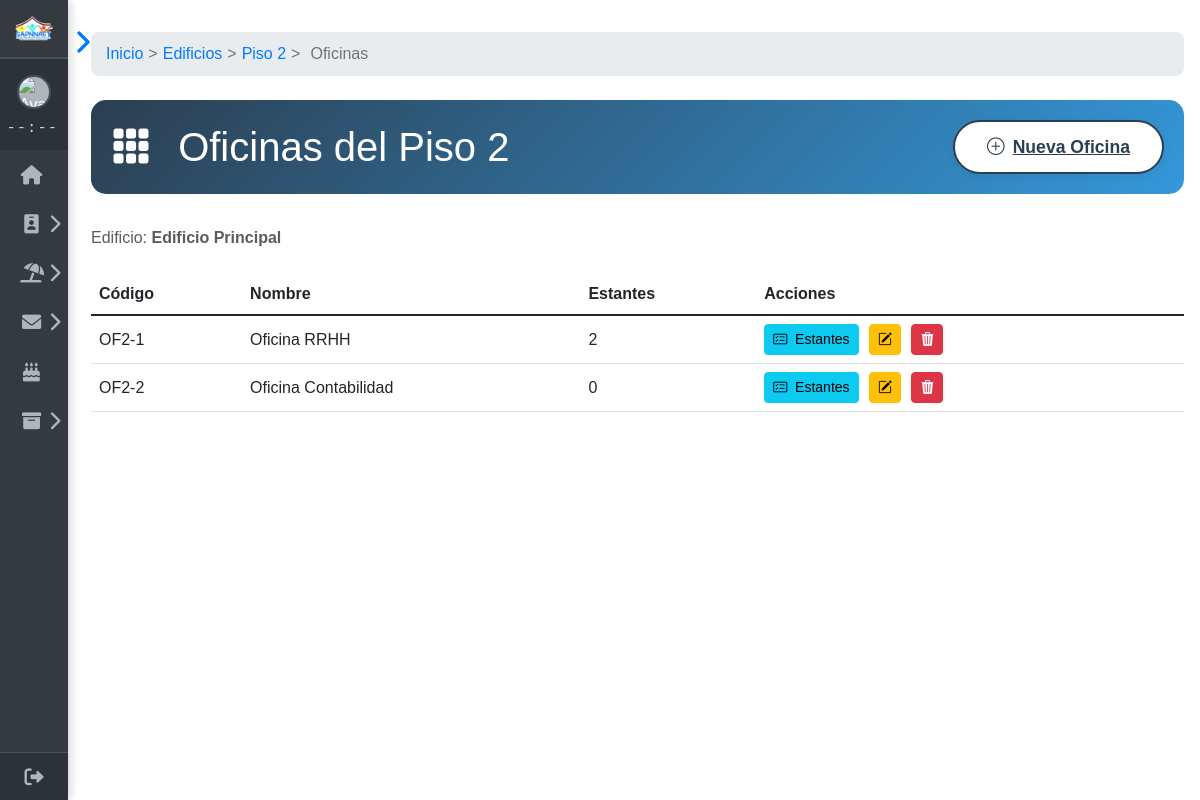
The page /inicio/Archivero/ubicaciones/oficinas.php?piso_id=2 on the database its author committed.
### tables this page shows
CREATE TABLE `pisos` (
  `id` int NOT NULL AUTO_INCREMENT,
  `edificio_id` int NOT NULL,
  `numero` varchar(10) NOT NULL,
  `descripcion` varchar(100) DEFAULT NULL,
  PRIMARY KEY (`id`),
  KEY `edificio_id` (`edificio_id`)
);

CREATE TABLE `edificios` (
  `id` int NOT NULL AUTO_INCREMENT,
  `nombre` varchar(50) NOT NULL,
  `direccion` text,
  PRIMARY KEY (`id`)
);

CREATE TABLE `oficinas` (
  `id` int NOT NULL AUTO_INCREMENT,
  `piso_id` int NOT NULL,
  `codigo` varchar(20) NOT NULL,
  `nombre` varchar(50) DEFAULT NULL,
  PRIMARY KEY (`id`),
  KEY `piso_id` (`piso_id`)
);

### inicio/Archivero/funciones.php (called while the page is built, shortened)
<?php
function obtenerPiso($id) {
    global $conexion;
    $stmt = $conexion->prepare("SELECT * FROM pisos WHERE id = ?");
    $stmt->bind_param('i', $id);
    $stmt->execute();
    $result = $stmt->get_result();
    return $result->fetch_assoc() ?? die("Piso no encontrado");
}
?>

### inicio/Archivero/conexion_archivero.php (called while the page is built, shortened)
<?php
$servidor = "localhost";
$usuario = "root";
$contraseña = "";
$basedatos = "rrhh";
$conexion = new mysqli($servidor, $usuario, $contraseña, $basedatos);
function obtenerEdificio($id) {
    global $conexion;
    $stmt = $conexion->prepare("SELECT * FROM edificios WHERE id = ?");
    $stmt->bind_param('i', $id);
    $stmt->execute();
    $result = $stmt->get_result();
    return $result->fetch_assoc() ?? die("Edificio no encontrado");
}
?>

### inicio/Archivero/ubicaciones/oficinas.php (the view, shortened to what this page needs)
<?php
require('../conexion_archivero.php');
require('../funciones.php');
$piso_id = $_GET['piso_id'];
$piso = obtenerPiso($piso_id);
$edificio = obtenerEdificio($piso['edificio_id']);
$query = "SELECT o.*,
            (SELECT COUNT(*) FROM estantes WHERE oficina_id = o.id) AS total_estantes
          FROM oficinas o
          WHERE o.piso_id = ?
          ORDER BY o.codigo";
$stmt = $conexion->prepare($query);
$stmt->bind_param('i', $piso_id);
$stmt->execute();
$result = $stmt->get_result();
require $_SERVER['DOCUMENT_ROOT']."/proyecto/inicio/sidebar.php";
?>
<!DOCTYPE html>
<html lang="es">
<head>
    <link href="https://cdn.jsdelivr.net/npm/bootstrap@5.1.3/dist/css/bootstrap.min.css" rel="stylesheet">
    <link rel="stylesheet" href="https://cdn.jsdelivr.net/npm/bootstrap-icons@1.11.3/font/bootstrap-icons.min.css">
    <link href="https://cdnjs.cloudflare.com/ajax/libs/font-awesome/6.0.0-beta3/css/all.min.css" rel="stylesheet">
</head>
<body>
    <?php include $_SERVER['DOCUMENT_ROOT']."/proyecto/inicio/sidebar.php"; ?>
    <div class="main-content" id="main-content">
        <div class="breadcrumbs">
            <a href="../mostrar_archivos.php">Inicio</a>
            <span>&gt;</span>
            <a href="index.php">Edificios</a>
            <span>&gt;</span>
            <a href="pisos.php?edificio_id=<?= $edificio['id'] ?>">Piso <?= $piso['numero'] ?></a>
            <span>&gt;</span>
            <span>Oficinas</span>
        </div>
        <div class="header-section">
            <h1 class="mb-0">
                <i class="bi bi-grid-3x3-gap-fill me-3"></i> Oficinas del Piso <?= $piso['numero'] ?>
            </h1>
            <a href="forms/oficina_form.php?piso_id=<?= $piso_id ?>" class="btn-add-new">
                <i class="bi bi-plus-circle me-2"></i>Nueva Oficina
            </a>
        </div>
        <p class="text-muted mb-4">Edificio: <strong><?= htmlspecialchars($edificio['nombre']) ?></strong></p>
        <div class="table-responsive">
            <table class="table table-hover align-middle">
                <thead>
                    <tr>
                        <th>Código</th>
                        <th>Nombre</th>
                        <th>Estantes</th>
                        <th>Acciones</th>
                    </tr>
                </thead>
                <tbody>
                    <?php if ($result->num_rows > 0): ?>
                        <?php while ($oficina = $result->fetch_assoc()): ?>
                        <tr>
                            <td><?= htmlspecialchars($oficina['codigo']) ?></td>
                            <td><?= htmlspecialchars($oficina['nombre']) ?></td>
                            <td><?= $oficina['total_estantes'] ?></td>
                            <td>
                                <a href="estantes.php?oficina_id=<?= $oficina['id'] ?>" class="btn btn-sm btn-info action-btn" title="Ver Estantes">
                                    <i class="bi bi-card-checklist me-1"></i> Estantes
                                </a>
                                <a href="forms/oficina_form.php?id=<?= $oficina['id'] ?>" class="btn btn-sm btn-warning action-btn" title="Editar">
                                    <i class="bi bi-pencil-square"></i>
                                </a>
                                <a href="acciones/eliminar_oficina.php?id=<?= $oficina['id'] ?>"
                                   class="btn btn-sm btn-danger action-btn"
                                   onclick="return confirm('¿Eliminar esta oficina y todos sus estantes?')"
                                   title="Eliminar">
                                    <i class="bi bi-trash3-fill"></i>
                                </a>
                            </td>
                        </tr>
                    <?php endwhile; ?>
                <?php endif; ?>
                </tbody>
            </table>
        </div>
    </div>
</body>
</html>

### inicio/sidebar.php (style rules this page uses)
body { margin: 0; font-family: 'Arial', sans-serif; }

### inicio/Archivero/ubicaciones/oficinas.php (style rules this page uses)
body { margin: 0; font-family: 'Arial', sans-serif; }
.main-content { margin-left: 190px; padding: 2rem 1rem; transition: margin-left 0.3s; }
.sidebar.collapsed ~ .main-content { margin-left: 75px; }
.header-section { background: linear-gradient(135deg, #2c3e50, #3498db); color: white; border-radius: 15px; padding: 20px; margin-bottom: 2rem; display: flex; justify-content: space-between; align-items: center; }
.btn-add-new { background: #fff; color: #2c3e50 !important; border-radius: 50px; padding: 12px 32px; font-weight: 600; font-size: 1.1rem; border: 2px solid #2c3e50; box-shadow: 0 2px 8px rgba(44,62,80,0.08); transition: background 0.2s, color 0.2s, border 0.2s, transform 0.2s; display: inline-flex; align-items: center; }
.table thead { background: #2c3e50; color: #fff; }
.table td, .table th { vertical-align: middle; }
.action-btn { border: none; border-radius: 50px; padding: 7px 16px; font-size: 1.1rem; font-weight: 500; margin-right: 6px; transition: transform 0.2s; box-shadow: 0 1px 4px rgba(44,62,80,0.07); display: inline-flex; align-items: center; }
.breadcrumbs { background: #e9ecef; padding: 10px 15px; border-radius: 8px; margin-bottom: 1.5rem; display: flex; align-items: center; flex-wrap: wrap; }
.breadcrumbs a { color: #007bff; text-decoration: none; font-weight: 500; }
.breadcrumbs span { color: #6c757d; margin: 0 5px; }

### rows shown on the page
pisos: numero "2"
edificios: nombre "Edificio Principal"
oficinas: codigo "OF2-1", nombre "Oficina RRHH", total_estantes "2"
oficinas: codigo "OF2-2", nombre "Oficina Contabilidad", total_estantes "0"
